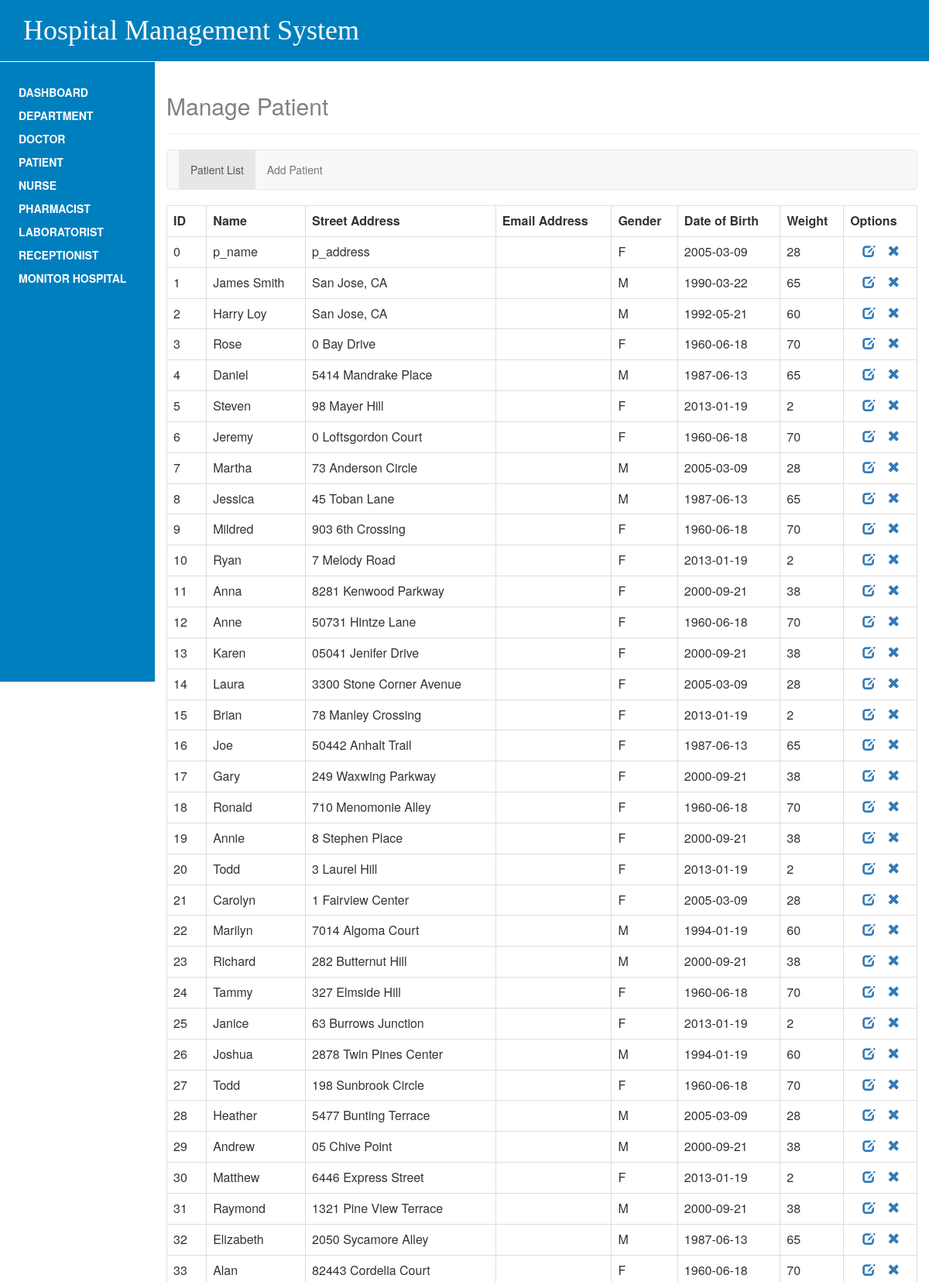
/listpatient.php (upper part), run on the app's committed database.
### tables this page shows
CREATE TABLE `patient` (
  `p_id` int(11) NOT NULL,
  `p_name` varchar(45) NOT NULL,
  `p_gender` char(1) NOT NULL,
  `p_dob` date NOT NULL,
  `p_weight` float NOT NULL,
  `p_address` varchar(255) NOT NULL,
  `emailid` varchar(200) NOT NULL,
  `password` varchar(200) NOT NULL,
  `profilepic` blob NOT NULL
);

### listpatient.php (the view, shortened to what this page needs)
<div class="content">
    <div class="page-header">
        <h2>Manage Patient</h2>
    </div>
    <nav class="navbar navbar-default">
        <div class="container-fluid">
            <div>
                <ul class="nav navbar-nav">
                    <li class="active"><a href="listpatient.php">Patient List</a></li>
                    <li><a href="addpatient.php">Add Patient</a></li>
                </ul>
            </div>
        </div>
    </nav>
    <div class="show-table">
        <?php
class patient
{
    private $p_dob;
    private $p_id;
    private $p_name;
    private $p_email;
    private $p_weight;
    private $p_address;
    private $p_gender;
    public function getdob() {return $this->p_dob; }
    public function getid() {return $this->p_id; }
    public function getname() {return $this->p_name; }
    public function getemail() {return $this->p_email; }
    public function getweight() {return $this->p_weight; }
    public function getaddress() {return $this->p_address;}
    public function getgender() {return $this->p_gender;}
}
function createtablerow(patient $p,& $header)
{
    if($header)
    {
        print "<table class='table table-bordered'>";
        print <<<here
    <tr>
    <th>ID</th>
    <th>Name</th>
    <th>Street Address</th>
    <th>Email Address</th>
    <th>Gender</th>
    <th>Date of Birth</th>
    <th>Weight</th>
    <th>Options</th>
    </tr>
here;
    }
    $pid=$p->getid();
    print "<tr>";
    print "<td>". $p->getid()      . "</td>";
    print "<td>". $p->getname()    . "</td>";
    print "<td>". $p->getaddress() . "</td>";
    print "<td>". $p->getemail()   . "</td>";
    print "<td>". $p->getgender()  . "</td>";
    print "<td>". $p->getdob()     . "</td>";
    print "<td>". $p->getweight()  . "</td>";
    print "<td>&emsp;<a href=updatepatient.php?eid=$pid><span class=\"glyphicon glyphicon-edit\" ></span></a>&emsp;<a href=deletepatient.php?eid=$pid><span class=\"glyphicon glyphicon-remove\" ></span></a></td>" ;
    print "</tr>";
}
try
{
    $header=true;
    include('connection.php');
    $query = "SELECT * FROM patient;";
    $ps = $con->prepare($query);
    $ps->execute();
    $ps->setFetchMode(PDO::FETCH_CLASS, "patient");
    if ($ps->rowCount() > 0)
    {
        while ($employee  = $ps->fetch())
        {
            createtablerow($employee,$header);
        }
        print "</table>";
    }
    else {
        print "<h3>(No match.)</h3>\n";
    }
}
catch(PDOException $ex) {
    echo 'ERROR: '.$ex->getMessage();
}
catch(Exception $ex) {
    echo 'ERROR: '.$ex->getMessage();
}
?>
    </div>
</div>

### style.css (style rules this page uses)
body { background-color: light gray; height:100%; }
.header { background-color: #007FBE; display: block; height: 10%; border-bottom-style: solid; border-bottom-width:1px; border-bottom-color: white; }
.logo { color:white; font-family: "Times New Roman"; }
.col-md-2 { background-color: #007FBE; }
.side-bar ul { list-style-type: none; margin: 0; padding: 5px; }
.side-bar a:link, a:visited { display: block; font-weight: bold; color: #FFFFFF; background-color: #007FBE; width: 150px; height: 30px; text-align: left; padding: 4px; text-decoration: none; text-transform: uppercase; }
.page-header h2 { color: gray; }

### data on the page
patient: shows "ID", p_id "0", p_name "p_name", p_address "p_address", p_gender "F", p_dob "2005-03-09", p_weight "28"
patient: p_id "1", p_name "James Smith", p_address "San Jose, CA", p_gender "M", p_dob "1990-03-22", p_weight "65"
patient: p_id "2", p_name "Harry Loy", p_address "San Jose, CA", p_gender "M", p_dob "1992-05-21", p_weight "60"
patient: p_id "3", p_name "Rose", p_address "0 Bay Drive", p_gender "F", p_dob "1960-06-18", p_weight "70"
patient: p_id "4", p_name "Daniel", p_address "5414 Mandrake Place", p_gender "M", p_dob "1987-06-13", p_weight "65"
patient: p_id "5", p_name "Steven", p_address "98 Mayer Hill", p_gender "F", p_dob "2013-01-19", p_weight "2"
patient: p_id "6", p_name "Jeremy", p_address "0 Loftsgordon Court", p_gender "F", p_dob "1960-06-18", p_weight "70"
patient: p_id "7", p_name "Martha", p_address "73 Anderson Circle", p_gender "M", p_dob "2005-03-09", p_weight "28"
patient: p_id "8", p_name "Jessica", p_address "45 Toban Lane", p_gender "M", p_dob "1987-06-13", p_weight "65"
patient: p_id "9", p_name "Mildred", p_address "903 6th Crossing", p_gender "F", p_dob "1960-06-18", p_weight "70"
patient: p_id "10", p_name "Ryan", p_address "7 Melody Road", p_gender "F", p_dob "2013-01-19", p_weight "2"
patient: p_id "11", p_name "Anna", p_address "8281 Kenwood Parkway", p_gender "F", p_dob "2000-09-21", p_weight "38"
patient: p_id "12", p_name "Anne", p_address "50731 Hintze Lane", p_gender "F", p_dob "1960-06-18", p_weight "70"
patient: p_id "13", p_name "Karen", p_address "05041 Jenifer Drive", p_gender "F", p_dob "2000-09-21", p_weight "38"
patient: p_id "14", p_name "Laura", p_address "3300 Stone Corner Avenue", p_gender "F", p_dob "2005-03-09", p_weight "28"
patient: p_id "15", p_name "Brian", p_address "78 Manley Crossing", p_gender "F", p_dob "2013-01-19", p_weight "2"
patient: p_id "16", p_name "Joe", p_address "50442 Anhalt Trail", p_gender "F", p_dob "1987-06-13", p_weight "65"
patient: p_id "17", p_name "Gary", p_address "249 Waxwing Parkway", p_gender "F", p_dob "2000-09-21", p_weight "38"
patient: p_id "18", p_name "Ronald", p_address "710 Menomonie Alley", p_gender "F", p_dob "1960-06-18", p_weight "70"
patient: p_id "19", p_name "Annie", p_address "8 Stephen Place", p_gender "F", p_dob "2000-09-21", p_weight "38"
patient: p_id "20", p_name "Todd", p_address "3 Laurel Hill", p_gender "F", p_dob "2013-01-19", p_weight "2"
patient: p_id "21", p_name "Carolyn", p_address "1 Fairview Center", p_gender "F", p_dob "2005-03-09", p_weight "28"
patient: p_id "22", p_name "Marilyn", p_address "7014 Algoma Court", p_gender "M", p_dob "1994-01-19", p_weight "60"
patient: p_id "23", p_name "Richard", p_address "282 Butternut Hill", p_gender "M", p_dob "2000-09-21", p_weight "38"
patient: p_id "24", p_name "Tammy", p_address "327 Elmside Hill", p_gender "F", p_dob "1960-06-18", p_weight "70"
patient: p_id "25", p_name "Janice", p_address "63 Burrows Junction", p_gender "F", p_dob "2013-01-19", p_weight "2"
patient: p_id "26", p_name "Joshua", p_address "2878 Twin Pines Center", p_gender "M", p_dob "1994-01-19", p_weight "60"
patient: p_id "27", p_name "Todd", p_address "198 Sunbrook Circle", p_gender "F", p_dob "1960-06-18", p_weight "70"
patient: p_id "28", p_name "Heather", p_address "5477 Bunting Terrace", p_gender "M", p_dob "2005-03-09", p_weight "28"
patient: p_id "29", p_name "Andrew", p_address "05 Chive Point", p_gender "M", p_dob "2000-09-21", p_weight "38"
patient: p_id "30", p_name "Matthew", p_address "6446 Express Street", p_gender "F", p_dob "2013-01-19", p_weight "2"
patient: p_id "31", p_name "Raymond", p_address "1321 Pine View Terrace", p_gender "M", p_dob "2000-09-21", p_weight "38"
patient: p_id "32", p_name "Elizabeth", p_address "2050 Sycamore Alley", p_gender "M", p_dob "1987-06-13", p_weight "65"
patient: p_id "33", p_name "Alan", p_address "82443 Cordelia Court", p_gender "F", p_dob "1960-06-18", p_weight "70"
